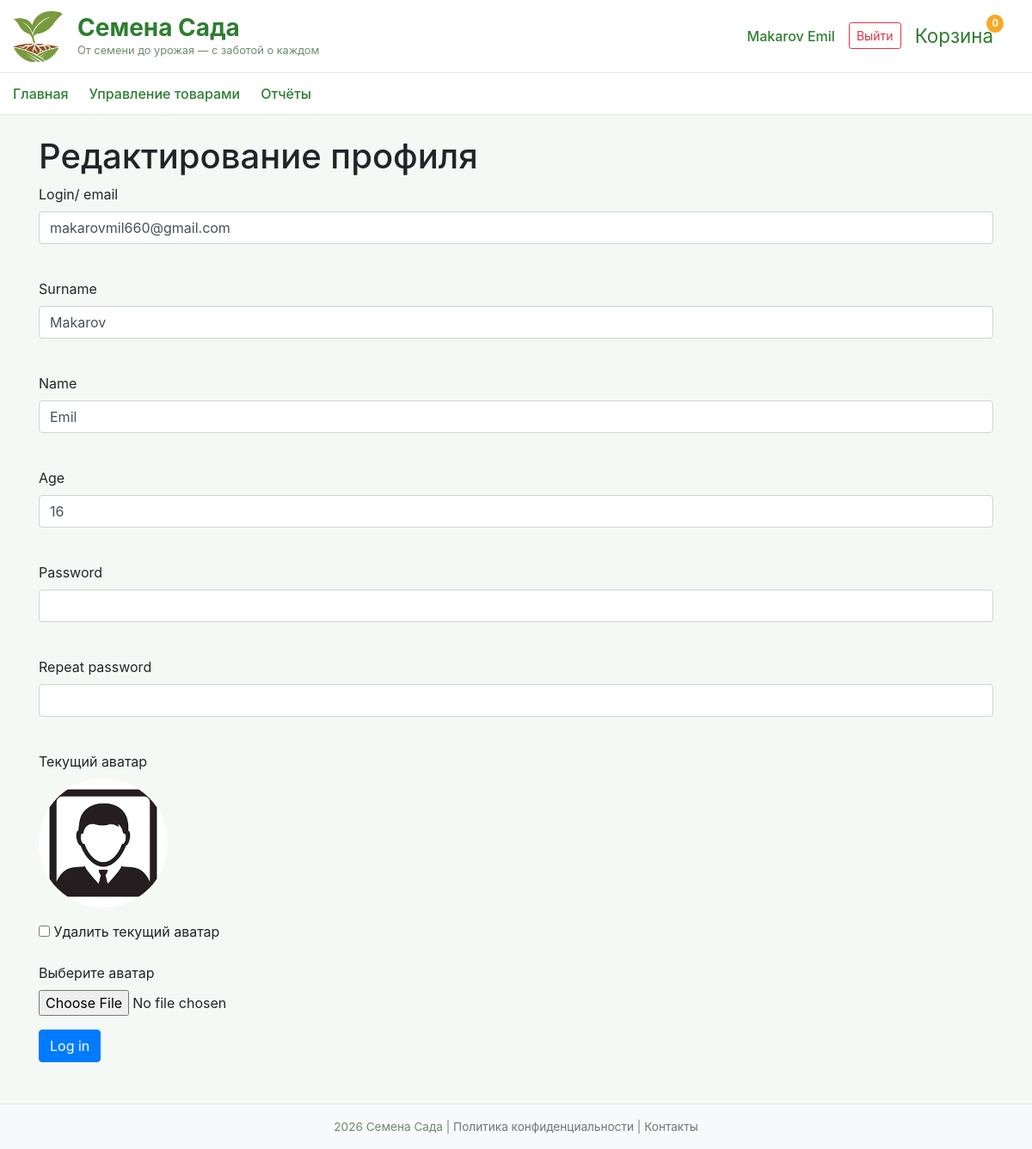
The app's page /edit_profile (signed in) with its own data.
### data/users.py (models this page shows, shortened)
class User(SqlAlchemyBase, UserMixin, SerializerMixin):
    __tablename__ = 'users'
    serialize_only = ('id', 'surname', 'name', 'age', 'email', 'hashed_password', 'image_path',
                      'modified_date', 'is_admin', 'total_orders_count', 'total_spent', 'orders')
    id = sqlalchemy.Column(sqlalchemy.Integer, primary_key=True, autoincrement=True)
    surname = sqlalchemy.Column(sqlalchemy.String)
    name = sqlalchemy.Column(sqlalchemy.String)
    age = sqlalchemy.Column(sqlalchemy.Integer)
    email = sqlalchemy.Column(sqlalchemy.String, unique=True)
    hashed_password = sqlalchemy.Column(sqlalchemy.String)
    image_path = sqlalchemy.Column(sqlalchemy.String)
    modified_date = sqlalchemy.Column(sqlalchemy.DateTime, default=datetime.datetime.now)
    is_admin = sqlalchemy.Column(sqlalchemy.Boolean, default=False)
    total_orders_count = sqlalchemy.Column(sqlalchemy.Integer, default=0)
    total_spent = sqlalchemy.Column(sqlalchemy.Integer, default=0)
    orders = orm.relationship("Order", back_populates='user')

### main.py (the view, shortened to what this page needs)
@app.route('/edit_profile', methods=['GET', 'POST'])
@login_required
def edit_profile():
    form = RegisterForm()
    next_url = request.args.get('next', request.referrer or '/')
    with create_session() as db_sess:
        user = db_sess.get(User, current_user.id)
        if request.method == 'GET':
            form.email.data = user.email
            form.surname.data = user.surname
            form.name.data = user.name
            form.age.data = user.age
        return render_template('user.html', title='Редактирование профиля',
                               form=form, user=user)

### data/forms/registration.py
class RegisterForm(FlaskForm):
    email = EmailField('Login/ email', validators=[DataRequired()])
    password = PasswordField('Password', validators=[DataRequired()])
    password_again = PasswordField('Repeat password', validators=[DataRequired()])
    surname = StringField('Surname', validators=[DataRequired()])
    name = StringField('Name', validators=[DataRequired()])
    age = IntegerField('Age', validators=[DataRequired()])
    submit = SubmitField('Log in')

### data/db_session.py (called while the page is built)
def create_session() -> Session:
    global __factory
    return __factory()

### main.py (called while the page is built)
@login_manager.user_loader
def load_user(user_id):
    db_sess = create_session()
    return db_sess.get(User, user_id)

@app.context_processor
def cart_count():
    cart = session.get('cart', {})
    count = sum(cart.values())
    return dict(cart_count=count)

### templates/user.html (shortened to what this page needs)
{% extends "base.html" %}
{% block content %}
{% if user %}
<h1>Редактирование профиля</h1>
{% else %}
<h1>Регистрация</h1>
{% endif %}
<form action="" method="post" enctype="multipart/form-data">
    <p>
        {{ form.email.label }}<br>
        {{ form.email(class="form-control", type="email") }}<br>
    </p>
    <p>
        {{ form.surname.label }}<br>
        {{ form.surname(class="form-control") }}<br>
    </p>
    <p>
        {{ form.name.label }}<br>
        {{ form.name(class="form-control") }}<br>
    </p>
    <p>
        {{ form.age.label }}<br>
        {{ form.age(class="form-control", min="1", max="120", type="number") }}<br>
    </p>
    <p>
        {{ form.password.label }}<br>
        {{ form.password(class="form-control", type="password") }}<br>
    </p>
    <p>
        {{ form.password_again.label }}<br>
        {{ form.password_again(class="form-control", type="password") }}<br>
    </p>
    {% if user and user.image_path %}
    <div class="form-group">
        <label>Текущий аватар</label><br>
        <img src="/{{ user.image_path }}" alt="Аватар" style="width: 150px; height: 150px; object-fit: cover; border-radius: 50%;">
    </div>
    <div class="form-group">
        <input type="checkbox" name="delete_avatar" id="delete_avatar">
        <label for="delete_avatar">Удалить текущий аватар</label>
    </div>
    {% endif %}
    <p>
        <label for="photo">Выберите аватар</label>
        <input type="file" class="form-control-file" id="photo" name="file">
    </p>
    <p>{{ form.submit(class="btn btn-primary") }}</p>
</form>
{% endblock %}

### templates/base.html (shortened to what this page needs)
<!doctype html>
<html lang="ru">
  <head>
    <link
      rel="stylesheet"
      href="https://stackpath.bootstrapcdn.com/bootstrap/4.4.1/css/bootstrap.min.css"
    />
    <link
      rel="stylesheet"
      href="{{ url_for('static', filename='css/style.css') }}"
    />
  </head>
  <body>
    <div class="navbar-main">
      <div class="container-fluid">
        <div class="row w-100 align-items-center">
          <div class="col-md-6 d-flex align-items-center">
            <img
              src="{{ url_for('static', filename='image/logo/logo.jpg') }}"
              alt="Логотип"
              class="logo-img"
            />
            <div>
              <div class="brand-title">Семена Сада</div>
              <div class="brand-slogan">
                От семени до урожая — с заботой о каждом
              </div>
            </div>
          </div>
          <div class="col-md-6 d-flex justify-content-end align-items-center">
            {% if current_user.is_authenticated %}
            <a href="/user_profile" class="user-name">
              {{ current_user.surname }} {{ current_user.name }}
            </a>
            <a href="/logout" class="btn btn-sm btn-outline-danger">Выйти</a>
            {% else %}
            <a href="/register" class="btn btn-sm btn-outline-green"
              >Регистрация</a
            >
            <a href="/login" class="btn btn-sm btn-success ml-2">Войти</a>
            {% endif %}
            <a href="/cart" class="cart-icon">
              Корзина
              <span class="cart-count">{{ cart_count|default(0) }}</span>
            </a>
          </div>
        </div>
      </div>
    </div>
    <div class="nav-links">
      <div class="container-fluid">
        <div
          class="d-flex justify-content-between align-items-center flex-wrap"
        >
          <div class="d-flex flex-wrap">
            <a href="/" class="nav-link">Главная</a>
            {% if current_user.is_authenticated and current_user.is_admin %}
            <a href="/catalog" class="nav-link">Управление товарами</a>
            {% else %}
            <a href="/catalog" class="nav-link">Каталог</a>
            {% endif %} {% if current_user.is_authenticated and
            current_user.is_admin %}
            <a href="/admin/reports" class="nav-link">Отчёты</a>
            {% endif %}
          </div>
        </div>
      </div>
    </div>
    <main role="main" class="container mt-4">
      {% block content %}{% endblock %}
    </main>
    <footer class="footer">
      <div class="container">
        2026 Семена Сада |
        <a href="#" class="text-muted">Политика конфиденциальности</a> |
        <a href="#" class="text-muted">Контакты</a>
      </div>
    </footer>
  </body>
</html>

### static/css/style.css (style rules this page uses)
body { background-color: #f5f9f5; }
.navbar-main { background-color: white; border-bottom: 1px solid #e0e8e0; padding-top: 0.75rem; padding-bottom: 0.75rem; }
.logo-img { width: 60px; height: 60px; object-fit: cover; border-radius: 12px; margin-right: 15px; }
.brand-title { font-size: 1.75rem; font-weight: 700; color: #2e7d32; margin: 0; line-height: 1.2; }
.brand-slogan { font-size: 0.8rem; color: #6c8b6c; margin: 0; }
.user-name { color: #2e7d32; font-weight: 500; margin-right: 1rem; }
.cart-icon { position: relative; display: inline-block; margin-left: 1rem; font-size: 1.4rem; text-decoration: none; color: #2e7d32; }
.cart-count { position: absolute; top: -8px; right: -12px; background-color: #f9a825; color: white; font-size: 0.7rem; font-weight: bold; border-radius: 50%; padding: 2px 6px; min-width: 18px; text-align: center; }
.nav-links { background-color: #ffffff; border-bottom: 1px solid #e0e8e0; padding: 0.5rem 0; }
.nav-links .nav-link { color: #2e7d32; font-weight: 500; margin-right: 1.5rem; padding: 0.25rem 0; transition: all 0.2s ease; }
.footer { background-color: #f8f9fa; border-top: 1px solid #e0e8e0; margin-top: 3rem; padding-top: 1rem; padding-bottom: 1rem; color: #6c8b6c; font-size: 0.85rem; text-align: center; }

### records on screen
User: surname "Makarov", name "Emil", email "makarovmil660@gmail.com", age "16", image_path (placeholder picture)

### other values on screen
{{ cart_count|default(0) }} "0"
